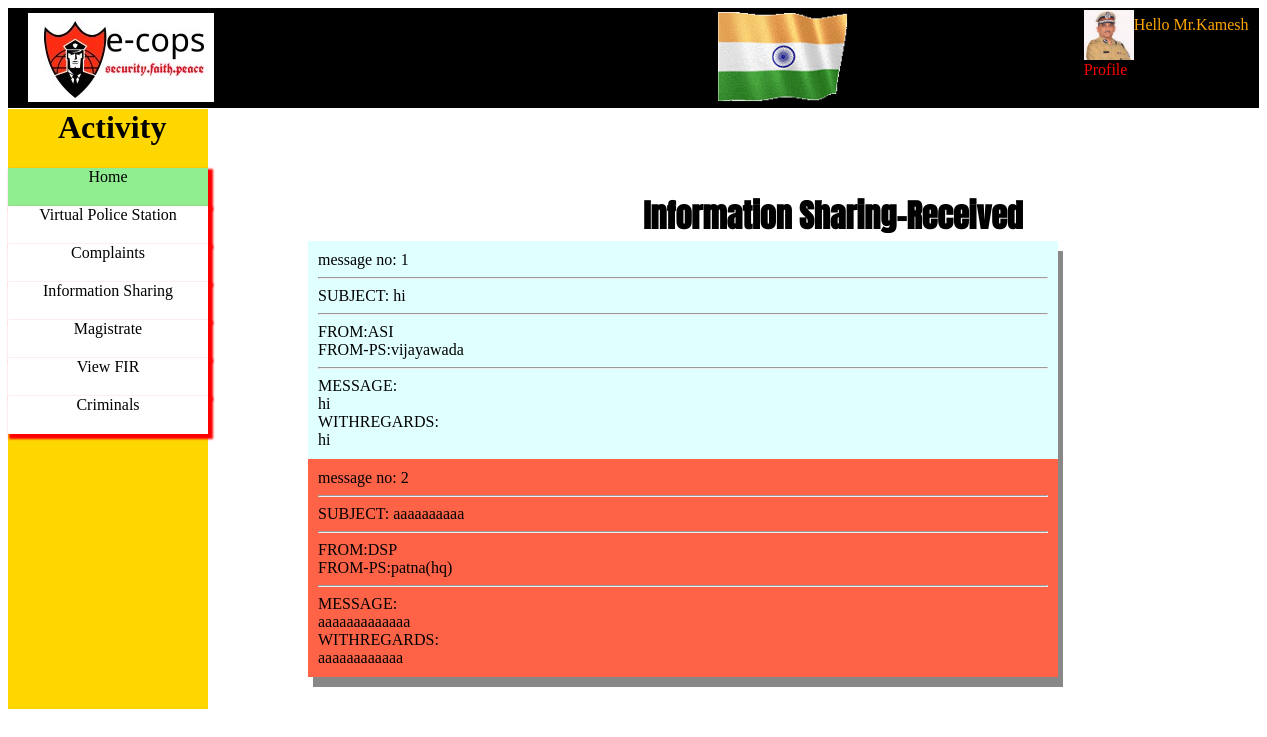
/received.php (signed in), run on the app's committed database.
### tables this page shows
CREATE TABLE `users` (
  `sno` int(11) NOT NULL,
  `name` varchar(25) NOT NULL,
  `age` int(25) NOT NULL,
  `dateofbirth` varchar(40) NOT NULL,
  `address` text NOT NULL,
  `email` varchar(40) NOT NULL,
  `username` varchar(25) NOT NULL,
  `password` varchar(25) NOT NULL,
  `desig` varchar(25) NOT NULL,
  `areasundercontrol` varchar(100) NOT NULL,
  `ps` varchar(40) NOT NULL,
  `phone` varchar(14) NOT NULL,
  `image` varchar(50) NOT NULL,
  `dist` varchar(50) NOT NULL
);

CREATE TABLE `informationsharing` (
  `sendid` int(11) NOT NULL,
  `fromdesig` varchar(25) NOT NULL,
  `fromps` varchar(40) NOT NULL,
  `todesig` varchar(40) NOT NULL,
  `tops` varchar(40) NOT NULL,
  `subject` text NOT NULL,
  `text_` text NOT NULL,
  `regards` text NOT NULL
);

### received.php (the view, shortened to what this page needs)
}?><?php
include('connection.php');
 ?><!DOCTYPE html>
<html>
<head>
</head>
<body oncontextmenu="return false;">
	<div id="q">
		<img src="logo.jpeg" style="padding-left: 20px;padding-top: 5px;" >
		<img src="india.gif" style="height: 90px;position: relative;left: 500px;"><a href="logout.php?logout" style="text-decoration: none;color: white;position: relative;left: 72%;bottom: 100%">[Logout]</a>
		<div id="ii" style="text-align:left;color: orange;width: 200px;position: relative;;left:86%;bottom: 90%">
			<?php
		$id=$_SESSION['user'];
				$sql=" SELECT * FROM users WHERE username= '".$id."'";
				$result = mysqli_query($con,$sql);
				if(mysqli_num_rows($result)>0){
					while($results=mysqli_fetch_array($result)){
						$name=$results['name'];
						$desig=$results['desig'];
						$ps=$results['ps'];
						$image=$results['image'];
					}
				}
					echo "Hello Mr.".$name;
				?>
	<a style="text-decoration: none;" href="profile.php"><img src="<?php echo $image; ?>" width="50px" height="50px"style="position: relative;left: 0px;float: left;display: inline-block;bottom: 6px;right: 70px;"><?php echo "<p>Profile</p>"; ?></a>
		</div>
	</div>
	<div id="q1">
		<div><h1>Activity</h1></div>
		<ul id="eee">
			<li id="ww7" style="background-color: lightgreen"><a href="viewfir.php"><center>Home</center></a></li>
			<li id="ww1"><a href="vpshome.php"><center>Virtual Police Station</center></a></li>
			<li id="ww2"><a href="complaints.php"><center>Complaints</center></a></li>
			<li id="ww3"><a href="infohome.php"><center>Information Sharing</center></a><ul><li><a href="send.php"><center>Send</center></a></li><li><a href="received.php"><center>Received</center></a></li></ul></li>
			<li id="ww5"><a href="magistrate.php"><center>Magistrate</center></a></li>
			<li id="ww6"><a href="viewfir.php"><center>View FIR</center></a></li>
			<li id="ww3"><a href="criminalinfo.php"><center>Criminals</center></a></li>
		</ul>
	</div>
	<div id="qqq">
			<h1 style="position: relative;left: 150px;font-family: 'Anton', sans-serif;top: 40px;"><center>Information Sharing-Received</center></h1>
			<?php
			$id=$_SESSION['user'];
				$sql=" SELECT * FROM users WHERE username= '".$id."'";
				$result = mysqli_query($con,$sql);
				if(mysqli_num_rows($result)>0){
					while($results=mysqli_fetch_array($result)){
						$desig=$results['desig'];
						$ps=$results['ps'];
					}
				}
			$sql5="SELECT * FROM informationsharing WHERE (`tops` LIKE '%".$ps."%' ) AND (`todesig` LIKE '%".$desig."%' ) ";
			$result = mysqli_query($con,$sql5);
			$noo=1;
				if(mysqli_num_rows($result)>0){
					while($results1=mysqli_fetch_array($result)){
						echo "<div>message no:  ".$noo."<hr>"."SUBJECT:".$results1['subject']."<hr>FROM:".$results1['fromdesig']."<br>                                       FROM-PS:".$results1['fromps']."<hr>MESSAGE:<br>".$results1['text_']."<br>WITHREGARDS:<br>".$results1['regards']."</div>";
						$noo=$noo+1;
					}
				}
				?>
	</div>
</body>
</html>

### received.php (style rules this page uses)
#q { background-color: #000000; width: 100%; height: 100px; }
#q1 { background-color: #FFD700; width: 200px; height: 600px; position: relative; bottom: 20px; }
li { list-style-type: none; background-color: white; position: relative; right: 40px; width: 200px; border: 1px }
li a { text-decoration: none; color: black; text-align: center; }
#ww1,#ww2,#ww3,#ww4,#ww5,#ww6,#ww7,#ww8,#ww9 { padding-bottom: 20px; box-shadow: 3px 3px 2px 2px red; }
#qqq { position: relative; bottom: 600px; left: 100px; margin-left: 200px; width: 750px; height: 10px; }
#ii p { color: red; position: relative; right: 50px; top: 11px; }
#qqq div:nth-of-type(odd) { position: relative; top: 20px;box-shadow: 5px 10px #888888; padding: 10px; background-color: #E0FFFF; }
#qqq div:nth-of-type(even) { position: relative; top: 20px;box-shadow: 5px 10px #888888; padding: 10px; background-color: #FF6347; }

### data on the page
users: name "Kamesh", image (picture)
informationsharing: subject "hi", fromdesig "ASI", fromps "vijayawada", text_ "hi", regards "hi"
informationsharing: subject "aaaaaaaaaa", fromdesig "DSP", fromps "patna(hq)", text_ "aaaaaaaaaaaaa", regards "aaaaaaaaaaaa"
